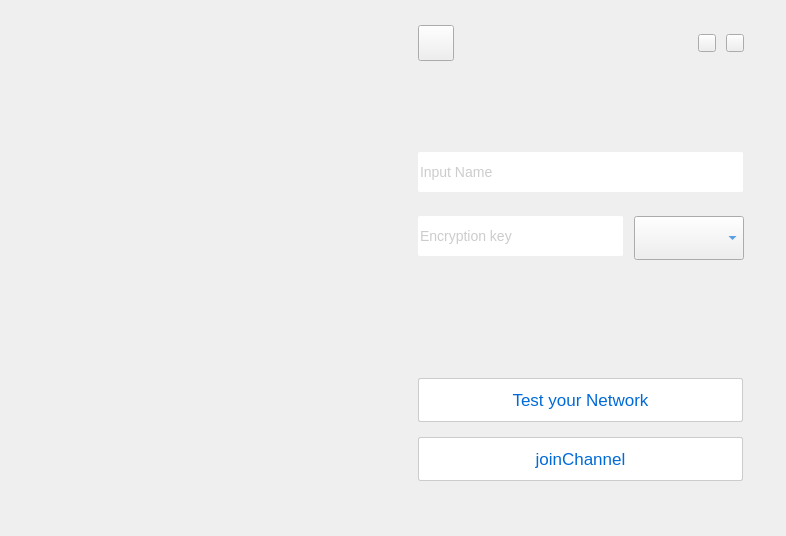
<?xml version="1.0" encoding="UTF-8"?>
<ui version="4.0">
 <class>OpenVideoCall</class>
 <widget class="QMainWindow" name="OpenVideoCall">
  <property name="geometry">
   <rect>
    <x>0</x>
    <y>0</y>
    <width>786</width>
    <height>536</height>
   </rect>
  </property>
  <property name="windowTitle">
   <string>MainWindow</string>
  </property>
  <widget class="QWidget" name="centralwidget">
   <property name="styleSheet">
    <string notr="true">QWidget#centralwidget{
image: url(:/uiresource/OVC-win-home.png);
}



</string>
   </property>
   <widget class="QPushButton" name="btn_close">
    <property name="geometry">
     <rect>
      <x>726</x>
      <y>34</y>
      <width>18</width>
      <height>18</height>
     </rect>
    </property>
    <property name="styleSheet">
     <string notr="true">QPushButton:!hover {
image: url(:/uiresource/icon-close default.png);
border-image: url(:/uiresource/icon-close default.png);
}

QPushButton:hover {
image: url(:/uiresource/icon-close hover.png);
border-image: url(:/uiresource/icon-close hover.png);
}</string>
    </property>
    <property name="text">
     <string/>
    </property>
   </widget>
   <widget class="QPushButton" name="btn_config">
    <property name="geometry">
     <rect>
      <x>418</x>
      <y>25</y>
      <width>36</width>
      <height>36</height>
     </rect>
    </property>
    <property name="styleSheet">
     <string notr="true">QPushButton:!hover {
border-image: url(:/uiresource/icon-setting.png);
image: url(:/uiresource/icon-setting.png);
}

QPushButton:hover {
border-image: url(:/uiresource/icon-setting hover.png);
image: url(:/uiresource/icon-setting hover.png);
}</string>
    </property>
    <property name="text">
     <string/>
    </property>
   </widget>
   <widget class="QPushButton" name="btn_min">
    <property name="geometry">
     <rect>
      <x>698</x>
      <y>34</y>
      <width>18</width>
      <height>18</height>
     </rect>
    </property>
    <property name="styleSheet">
     <string notr="true">QPushButton:!hover {
image: url(:/uiresource/icon-min default.png);
border-image: url(:/uiresource/icon-min default.png);
}

QPushButton:hover {
image: url(:/uiresource/icon-min hover.png);
border-image: url(:/uiresource/icon-min hover.png);
}</string>
    </property>
    <property name="text">
     <string/>
    </property>
   </widget>
   <widget class="QLineEdit" name="led_classid">
    <property name="geometry">
     <rect>
      <x>418</x>
      <y>152</y>
      <width>325</width>
      <height>40</height>
     </rect>
    </property>
    <property name="styleSheet">
     <string notr="true">width:325px;
height:40px;
border-radius:2px;
image: url(:/uiresource/edit1.png);
font-size:14px;
font-family:HelveticaNeue;
color:rgba(153,153,153,1);
line-height:16px;
</string>
    </property>
    <property name="placeholderText">
     <string>Input Name</string>
    </property>
   </widget>
   <widget class="QLineEdit" name="led_key">
    <property name="geometry">
     <rect>
      <x>418</x>
      <y>216</y>
      <width>205</width>
      <height>40</height>
     </rect>
    </property>
    <property name="styleSheet">
     <string notr="true">width:205px;
height:40px;
border-radius:2px;
image: url(:/uiresource/edit1.png);
font-size:14px;
font-family:HelveticaNeue;
color:rgba(153,153,153,1);
line-height:16px;
</string>
    </property>
    <property name="placeholderText">
     <string>Encryption key</string>
    </property>
   </widget>
   <widget class="QPushButton" name="btn_test_network">
    <property name="geometry">
     <rect>
      <x>418</x>
      <y>378</y>
      <width>325</width>
      <height>44</height>
     </rect>
    </property>
    <property name="styleSheet">
     <string notr="true">QPushButton:!hover {
font-size:17px;
font-family:HelveticaNeue;
color:rgba(0,106,216,1);
line-height:20px;
background:rgba(255,255,255,1);
border-radius:2px;
border:1px solid rgba(204,204,204,1);
image: url(:/uiresource/edit1.png);
}
QPushButton:hover:pressed {
font-size:17px;
font-family:HelveticaNeue;
color:rgba(0,106,216,1);
line-height:20px;
background:rgba(255,255,255,1);
border-radius:2px;
border:1px solid rgba(204,204,204,1);
image: url(:/uiresource/edit1.png);
}
QPushButton:hover:!pressed {
font-size:17px;
font-family:HelveticaNeue;
color:rgba(255,255,255,1);
line-height:20px;
background:rgba(0,106,216,1);
border-radius:2px;
border:1px solid rgba(204,204,204,1);
image: url(:/uiresource/edit2.png);
}</string>
    </property>
    <property name="text">
     <string>Test your Network</string>
    </property>
   </widget>
   <widget class="QPushButton" name="btn_join">
    <property name="geometry">
     <rect>
      <x>418</x>
      <y>437</y>
      <width>325</width>
      <height>44</height>
     </rect>
    </property>
    <property name="styleSheet">
     <string notr="true">QPushButton:!hover {
font-size:17px;
font-family:HelveticaNeue;
color:rgba(0,106,216,1);
line-height:20px;
background:rgba(255,255,255,1);
border-radius:2px;
border:1px solid rgba(204,204,204,1);
image: url(:/uiresource/edit1.png);
}
QPushButton:hover:pressed {
font-size:17px;
font-family:HelveticaNeue;
color:rgba(0,106,216,1);
line-height:20px;
background:rgba(255,255,255,1);
border-radius:2px;
border:1px solid rgba(204,204,204,1);
image: url(:/uiresource/edit1.png);
}

QPushButton:hover:!pressed {
font-size:17px;
font-family:HelveticaNeue;
color:rgba(255,255,255,1);
line-height:20px;
background:rgba(0,106,216,1);
border-radius:2px;
border:1px solid rgba(204,204,204,1);
image: url(:/uiresource/edit2.png);
}</string>
    </property>
    <property name="text">
     <string>joinChannel</string>
    </property>
   </widget>
   <widget class="QComboBox" name="com_encryp">
    <property name="geometry">
     <rect>
      <x>634</x>
      <y>216</y>
      <width>110</width>
      <height>44</height>
     </rect>
    </property>
    <property name="styleSheet">
     <string notr="true">font-size:17px;
font-family:HelveticaNeue;
color:rgba(0,106,216,1);
line-height:20px;</string>
    </property>
   </widget>
  </widget>
 </widget>
 <layoutdefault spacing="6" margin="11"/>
 <resources/>
 <connections/>
</ui>
